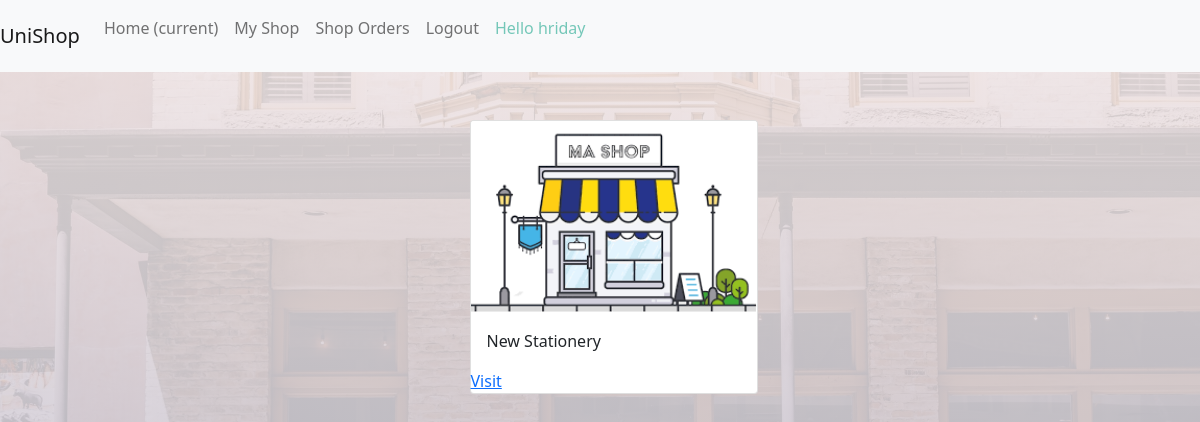
The page /shops/ (signed in) on the database its author committed.
### unishop/models.py (models this page shows, shortened)
class Shop(models.Model):
    name = models.CharField(max_length=100)
    location = models.CharField(max_length=100)
    pincode = models.PositiveIntegerField()
    owner = models.OneToOneField(User,on_delete=models.CASCADE,related_name="shop")
    image_name = models.CharField(max_length=200)
    class Meta:
        db_table = "Shop"

### unishop/views.py (the view)
# urls.py: path('shops/',views.shops,name = "shops"),
def shops(request):
    if request.user.is_authenticated:
        shops  = Shop.objects.filter(pincode = request.user.profile.pincode)
    else:
        shops = Shop.objects.all()
    return render(request,'unishop/shops.html',{
            "shops":shops
        })

### unishop/templates/unishop/shops.html (shortened to what this page needs)
{% extends 'unishop/base.html' %}
{% block bodyblock %}
<div class  = "container">
{% if not shops %}
    <h2 class = "mt-5"> Sorry there are no shops in your area </h2>
{% else %}
    <div class="row align-items-center justify-content-center">
        {% for shop in shops  %}
        <div class = "col-md-4 col-lg-3 col-sm-12 mt-5">
                <div class="card" style="width: 18rem;">
                    <img src="{{shop.image_name}}" class="card-img-top" alt="...">
                    <div class="card-body">
                      <p class="card-text">{{shop.name}}</p>
                    </div>
                    <a href = "/shops/{{shop.id}}" >Visit</a>
                  </div>
        </div>
        {% endfor %}
    </div>
{% endif %}
</div>
{% endblock bodyblock %}

### unishop/templates/unishop/base.html (shortened to what this page needs)
<!DOCTYPE html>
{% load static %}
<html lang="en">
<head>
    <link rel="stylesheet" href= "{% static 'unishop/css/bootstrap.min.css' %}" >
    <link rel="stylesheet" href= "{% static 'unishop/css/index.css' %}" >
</head>
<body>
<nav class="navbar navbar-expand-lg navbar-light bg-light">
  <a class="navbar-brand" href="#">UniShop</a>
  <div class="collapse navbar-collapse" id="navbarNav">
    <ul class="navbar-nav">
      <li class="nav-item active">
        <a class="nav-link" href="/">Home <span class="sr-only">(current)</span></a>
      </li>
      {% if user.is_authenticated %}
          {% if  user.profile.is_owner %}
          <li class="nav-item">
            <a class="nav-link" href="/myshop">My Shop</a>
          </li>
          <li class="nav-item">
            <a class="nav-link" href="/shoporders">Shop Orders</a>
          </li>
          {% endif %}
          <li class="nav-item">
            <a class="nav-link" href="/logout">Logout</a>
          </li>
      {% endif %}
      {% if user.is_authenticated %}
      <li class="nav-item">
        <p class = "nav-link red-color" style = "color:#74c7b8"> Hello {{user.username}} </p>
      </li>
      {% endif %}
    </ul>
  </div>
</nav>
    {% block bodyblock %}
    {% endblock bodyblock %}
</body>
</html>

### unishop/static/unishop/css/index.css (style rules this page uses)
body { background-image:linear-gradient(rgba(243, 232, 232, 0.877),rgba(187, 187, 204, 0.884)),url('/static/unishop/images/bg.jpg'); background-position: center; background-attachment: fixed; background-size: cover; height:90vh; }

### rows shown on the page
Shop: image_name (picture), name "New Stationery"

### other values the page prints
{{ user.username }} "hriday"
